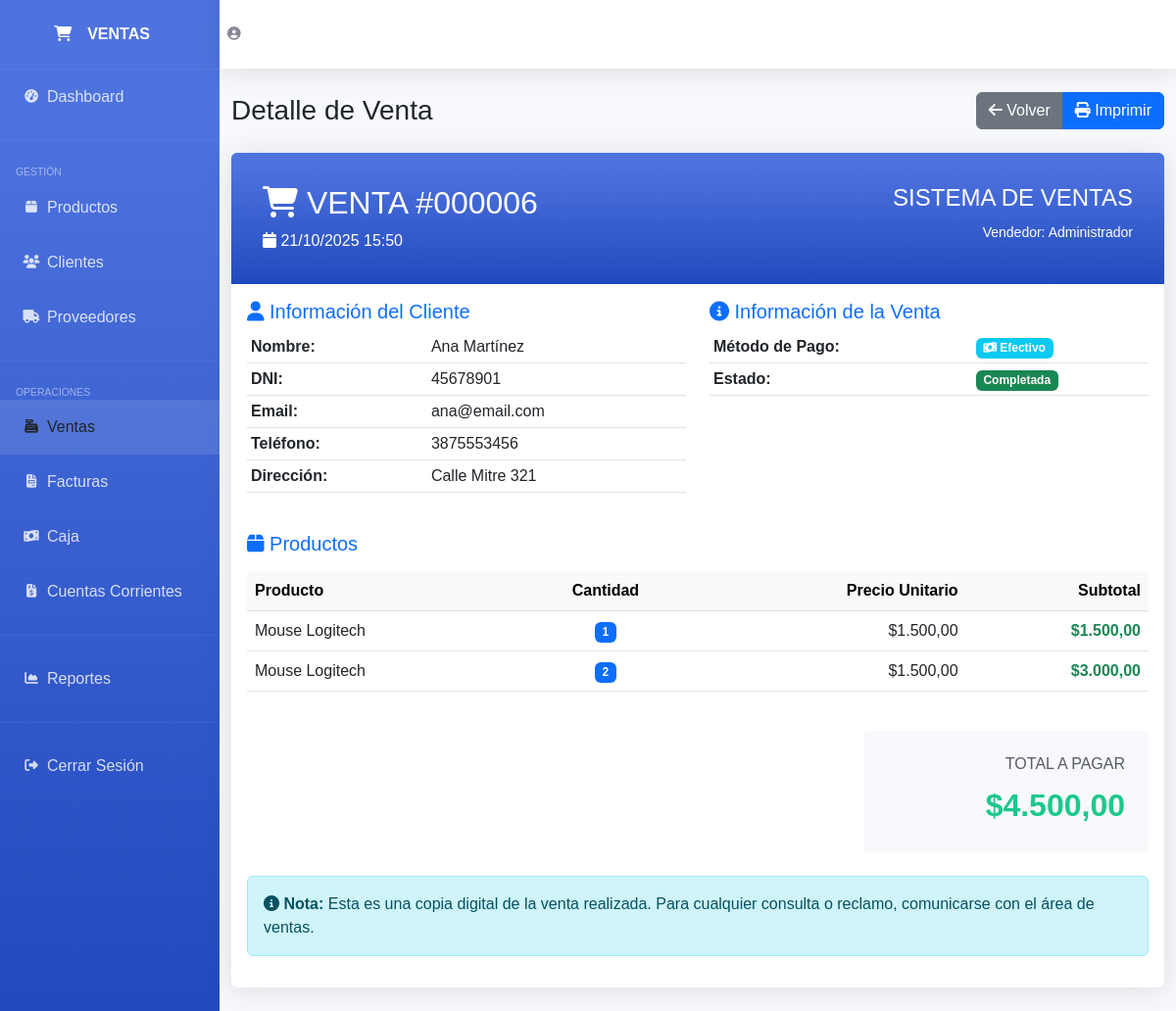
The page /detalle_venta.php?id=6 on the database its author committed.
### tables this page shows
CREATE TABLE `ventas` (
  `id` int(11) NOT NULL,
  `cliente_id` int(11) NOT NULL,
  `usuario_id` int(11) NOT NULL,
  `total` decimal(10,2) NOT NULL,
  `metodo_pago` enum('efectivo','tarjeta','transferencia') NOT NULL,
  `estado` enum('pendiente','completada','cancelada') DEFAULT 'completada',
  `fecha_venta` timestamp NOT NULL DEFAULT current_timestamp()
);

CREATE TABLE `usuarios` (
  `id` int(11) NOT NULL,
  `nombre` varchar(100) NOT NULL,
  `email` varchar(100) NOT NULL,
  `password` varchar(255) NOT NULL,
  `rol` enum('admin','vendedor') DEFAULT 'vendedor',
  `fecha_creacion` timestamp NOT NULL DEFAULT current_timestamp()
);

CREATE TABLE `clientes` (
  `id` int(11) NOT NULL,
  `nombre` varchar(100) NOT NULL,
  `apellido` varchar(100) NOT NULL,
  `email` varchar(100) DEFAULT NULL,
  `telefono` varchar(20) DEFAULT NULL,
  `direccion` text DEFAULT NULL,
  `dni` varchar(20) DEFAULT NULL,
  `estado` tinyint(1) DEFAULT 1,
  `fecha_creacion` timestamp NOT NULL DEFAULT current_timestamp()
);

CREATE TABLE `detalle_ventas` (
  `id` int(11) NOT NULL,
  `venta_id` int(11) NOT NULL,
  `producto_id` int(11) NOT NULL,
  `cantidad` int(11) NOT NULL,
  `precio_unitario` decimal(10,2) NOT NULL,
  `subtotal` decimal(10,2) NOT NULL
);

CREATE TABLE `productos` (
  `id` int(11) NOT NULL,
  `nombre` varchar(200) NOT NULL,
  `descripcion` text DEFAULT NULL,
  `precio` decimal(10,2) NOT NULL,
  `stock` int(11) NOT NULL DEFAULT 0,
  `categoria_id` int(11) DEFAULT NULL,
  `imagen` varchar(255) DEFAULT NULL,
  `estado` tinyint(1) DEFAULT 1,
  `fecha_creacion` timestamp NOT NULL DEFAULT current_timestamp()
);

### config.php (called while the page is built, shortened)
<?php
function formatear_precio($precio) {
    return '$' . number_format($precio, 2, ',', '.');
}
function formatear_fecha($fecha) {
    return date('d/m/Y H:i', strtotime($fecha));
}
?>

### detalle_venta.php (the view, shortened to what this page needs)
<?php
require_once 'config.php';
$venta_id = isset($_GET['id']) ? intval($_GET['id']) : 0;
$sql_venta = "SELECT v.*, CONCAT(c.nombre, ' ', c.apellido) as cliente_nombre,
              c.dni, c.email, c.telefono, c.direccion,
              u.nombre as vendedor
              FROM ventas v
              INNER JOIN clientes c ON v.cliente_id = c.id
              INNER JOIN usuarios u ON v.usuario_id = u.id
              WHERE v.id = ?";
$stmt = $conn->prepare($sql_venta);
$stmt->bind_param("i", $venta_id);
$stmt->execute();
$venta = $stmt->get_result()->fetch_assoc();
$sql_detalles = "SELECT dv.*, p.nombre as producto_nombre
                 FROM detalle_ventas dv
                 INNER JOIN productos p ON dv.producto_id = p.id
                 WHERE dv.venta_id = ?";
$stmt_det = $conn->prepare($sql_detalles);
$stmt_det->bind_param("i", $venta_id);
$stmt_det->execute();
$detalles = $stmt_det->get_result();
?>
<!DOCTYPE html>
<html lang="es">
<head>
    <link href="https://cdnjs.cloudflare.com/ajax/libs/bootstrap/5.3.0/css/bootstrap.min.css" rel="stylesheet">
    <link href="https://cdnjs.cloudflare.com/ajax/libs/font-awesome/6.4.0/css/all.min.css" rel="stylesheet">
</head>
<body>
    <div id="wrapper">
        <ul class="navbar-nav" id="sidebar-wrapper">
            <a class="sidebar-brand" href="index.php">
                <div class="sidebar-brand-icon"><i class="fas fa-shopping-cart"></i></div>
                <div class="sidebar-brand-text mx-3">VENTAS</div>
            </a>
            <hr class="sidebar-divider my-0" style="border-color: rgba(255,255,255,.2)">
            <li class="nav-item">
                <a class="nav-link" href="index.php">
                    <i class="fas fa-fw fa-tachometer-alt"></i><span>Dashboard</span>
                </a>
            </li>
            <hr class="sidebar-divider" style="border-color: rgba(255,255,255,.2)">
            <div class="sidebar-heading">Gestión</div>
            <li class="nav-item">
                <a class="nav-link" href="productos.php">
                    <i class="fas fa-fw fa-box"></i><span>Productos</span>
                </a>
            </li>
            <li class="nav-item">
                <a class="nav-link" href="clientes.php">
                    <i class="fas fa-fw fa-users"></i><span>Clientes</span>
                </a>
            </li>
            <li class="nav-item">
                <a class="nav-link" href="proveedores.php">
                    <i class="fas fa-fw fa-truck"></i><span>Proveedores</span>
                </a>
            </li>
            <hr class="sidebar-divider" style="border-color: rgba(255,255,255,.2)">
            <div class="sidebar-heading">Operaciones</div>
            <li class="nav-item">
                <a class="nav-link active" href="ventas.php">
                    <i class="fas fa-fw fa-cash-register"></i><span>Ventas</span>
                </a>
            </li>
            <li class="nav-item">
                <a class="nav-link" href="facturas.php">
                    <i class="fas fa-fw fa-file-invoice"></i><span>Facturas</span>
                </a>
            </li>
            <li class="nav-item">
                <a class="nav-link" href="caja.php">
                    <i class="fas fa-fw fa-money-bill-wave"></i><span>Caja</span>
                </a>
            </li>
            <li class="nav-item">
                <a class="nav-link" href="cuentas_corrientes.php">
                    <i class="fas fa-fw fa-file-invoice-dollar"></i><span>Cuentas Corrientes</span>
                </a>
            </li>
            <hr class="sidebar-divider" style="border-color: rgba(255,255,255,.2)">
            <li class="nav-item">
                <a class="nav-link" href="reportes.php">
                    <i class="fas fa-fw fa-chart-area"></i><span>Reportes</span>
                </a>
            </li>
            <hr class="sidebar-divider" style="border-color: rgba(255,255,255,.2)">
            <li class="nav-item">
                <a class="nav-link" href="cerrar_sesion.php">
                    <i class="fas fa-fw fa-sign-out-alt"></i><span>Cerrar Sesión</span>
                </a>
            </li>
        </ul>
        <div id="content-wrapper">
            <nav class="navbar navbar-expand topbar mb-4 static-top">
                <ul class="navbar-nav ml-auto">
                    <li class="nav-item">
                        <a class="nav-link" href="#">
                            <i class="fas fa-user-circle fa-2x" style="color: #858796;"></i>
                        </a>
                    </li>
                </ul>
            </nav>
            <div class="container-fluid">
                <div class="d-sm-flex align-items-center justify-content-between mb-4 no-print">
                    <h1 class="h3 mb-0 text-gray-800">Detalle de Venta</h1>
                    <div class="btn-group">
                        <a href="ventas.php" class="btn btn-secondary">
                            <i class="fas fa-arrow-left"></i> Volver
                        </a>
                        <button onclick="window.print()" class="btn btn-primary">
                            <i class="fas fa-print"></i> Imprimir
                        </button>
                    </div>
                </div>
                <div class="card">
                    <div class="invoice-header">
                        <div class="row">
                            <div class="col-md-6">
                                <h2><i class="fas fa-shopping-cart"></i> VENTA #<?php echo str_pad($venta_id, 6, '0', STR_PAD_LEFT); ?></h2>
                                <p class="mb-0">
                                    <i class="fas fa-calendar"></i> <?php echo formatear_fecha($venta['fecha_venta']); ?>
                                </p>
                            </div>
                            <div class="col-md-6 text-end">
                                <h4>SISTEMA DE VENTAS</h4>
                                <p class="mb-0">
                                    <small>Vendedor: <?php echo $venta['vendedor']; ?></small>
                                </p>
                            </div>
                        </div>
                    </div>
                    <div class="card-body">
                        <div class="row mb-4">
                            <div class="col-md-6">
                                <h5 class="text-primary"><i class="fas fa-user"></i> Información del Cliente</h5>
                                <table class="table table-sm">
                                    <tr>
                                        <td><strong>Nombre:</strong></td>
                                        <td><?php echo $venta['cliente_nombre']; ?></td>
                                    </tr>
                                    <tr>
                                        <td><strong>DNI:</strong></td>
                                        <td><?php echo $venta['dni']; ?></td>
                                    </tr>
                                    <tr>
                                        <td><strong>Email:</strong></td>
                                        <td><?php echo $venta['email'] ?? '-'; ?></td>
                                    </tr>
                                    <tr>
                                        <td><strong>Teléfono:</strong></td>
                                        <td><?php echo $venta['telefono'] ?? '-'; ?></td>
                                    </tr>
                                    <tr>
                                        <td><strong>Dirección:</strong></td>
                                        <td><?php echo $venta['direccion'] ?? '-'; ?></td>
                                    </tr>
                                </table>
                            </div>
                            <div class="col-md-6">
                                <h5 class="text-primary"><i class="fas fa-info-circle"></i> Información de la Venta</h5>
                                <table class="table table-sm">
                                    <tr>
                                        <td><strong>Método de Pago:</strong></td>
                                        <td>
                                            <span class="badge bg-info">
                                                <?php
                                                $iconos_pago = [
                                                    'efectivo' => 'fa-money-bill-wave',
                                                    'tarjeta' => 'fa-credit-card',
                                                    'transferencia' => 'fa-exchange-alt'
                                                ];
                                                echo '<i class="fas ' . ($iconos_pago[$venta['metodo_pago']] ?? 'fa-wallet') . '"></i> ';
                                                echo ucfirst($venta['metodo_pago']);
                                                ?>
                                            </span>
                                        </td>
                                    </tr>
                                    <tr>
                                        <td><strong>Estado:</strong></td>
                                        <td>
                                            <?php
                                            $badge_color = 'success';
                                            ?>
                                            <span class="badge bg-<?php echo $badge_color; ?>">
                                                <?php echo ucfirst($venta['estado']); ?>
                                            </span>
                                        </td>
                                    </tr>
                                </table>
                            </div>
                        </div>
                        <h5 class="text-primary mb-3"><i class="fas fa-box"></i> Productos</h5>
                        <div class="table-responsive">
                            <table class="table table-hover">
                                <thead class="table-light">
                                    <tr>
                                        <th>Producto</th>
                                        <th class="text-center">Cantidad</th>
                                        <th class="text-end">Precio Unitario</th>
                                        <th class="text-end">Subtotal</th>
                                    </tr>
                                </thead>
                                <tbody>
                                    <?php
                                    while($detalle = $detalles->fetch_assoc()):
                                    ?>
                                    <tr>
                                        <td><?php echo $detalle['producto_nombre']; ?></td>
                                        <td class="text-center">
                                            <span class="badge bg-primary"><?php echo $detalle['cantidad']; ?></span>
                                        </td>
                                        <td class="text-end"><?php echo formatear_precio($detalle['precio_unitario']); ?></td>
                                        <td class="text-end fw-bold text-success">
                                            <?php echo formatear_precio($detalle['subtotal']); ?>
                                        </td>
                                    </tr>
                                    <?php endwhile; ?>
                                </tbody>
                            </table>
                        </div>
                        <div class="row mt-4">
                            <div class="col-md-8"></div>
                            <div class="col-md-4">
                                <div class="total-box">
                                    <h6 class="text-muted">TOTAL A PAGAR</h6>
                                    <div class="total-amount">
                                        <?php echo formatear_precio($venta['total']); ?>
                                    </div>
                                </div>
                            </div>
                        </div>
                        <div class="row mt-4">
                            <div class="col-12">
                                <div class="alert alert-info">
                                    <i class="fas fa-info-circle"></i>
                                    <strong>Nota:</strong> Esta es una copia digital de la venta realizada.
                                    Para cualquier consulta o reclamo, comunicarse con el área de ventas.
                                </div>
                            </div>
                        </div>
                    </div>
                </div>
            </div>
        </div>
    </div>
</body>
</html>

### detalle_venta.php (style rules this page uses)
:root { --primary: #4e73df; --success: #1cc88a; --info: #36b9cc; --warning: #f6c23e; --danger: #e74a3b; }
body { font-family: 'Nunito', sans-serif; background-color: #f8f9fc; }
#wrapper { display: flex; }
#sidebar-wrapper { min-height: 100vh; width: 224px; background: linear-gradient(180deg, #4e73df 10%, #224abe 100%); }
.sidebar-brand { height: 4.375rem; text-decoration: none; font-size: 1rem; font-weight: 800; padding: 1.5rem 1rem; text-align: center; color: #fff; display: flex; align-items: center; justify-content: center; }
.nav-link { display: flex; align-items: center; padding: 1rem; color: rgba(255,255,255,.8); text-decoration: none; transition: all 0.3s; }
.nav-link:hover, .nav-link.active { color: #fff; background-color: rgba(255,255,255,.1); }
.nav-link i { width: 2rem; font-size: 0.85rem; }
.sidebar-heading { color: rgba(255,255,255,.5); padding: 0 1rem; font-size: 0.65rem; text-transform: uppercase; margin-top: 0.5rem; }
#content-wrapper { flex: 1; display: flex; flex-direction: column; }
.topbar { height: 4.375rem; background-color: #fff; box-shadow: 0 0.15rem 1.75rem 0 rgba(58, 59, 69, 0.15); }
.card { border: none; box-shadow: 0 0.15rem 1.75rem 0 rgba(58, 59, 69, 0.15); margin-bottom: 1.5rem; }
.invoice-header { background: linear-gradient(180deg, #4e73df 10%, #224abe 100%); color: white; padding: 2rem; border-radius: 0.35rem 0.35rem 0 0; }
.total-box { background-color: #f8f9fc; padding: 1.5rem; border-radius: 0.35rem; text-align: right; }
.total-amount { font-size: 2rem; font-weight: bold; color: var(--success); }

### rows shown on the page
ventas: fecha_venta "21/10/2025 15:50", usuario.nombre "Administrador", cliente.dni "45678901", cliente.email "ana@email.com", cliente.telefono "3875553456", cliente.direccion "Calle Mitre 321", metodo_pago "Efectivo", estado "Completada", total "$4.500,00"
detalle_ventas: producto.nombre "Mouse Logitech", cantidad "1", precio_unitario "$1.500,00", subtotal "$1.500,00"
detalle_ventas: producto.nombre "Mouse Logitech", cantidad "2", precio_unitario "$1.500,00", subtotal "$3.000,00"

### other values the page prints
str_pad($venta_id, 6, '0', STR_PAD_LEFT) "000006"
$venta['cliente_nombre'] "Ana Martínez"
